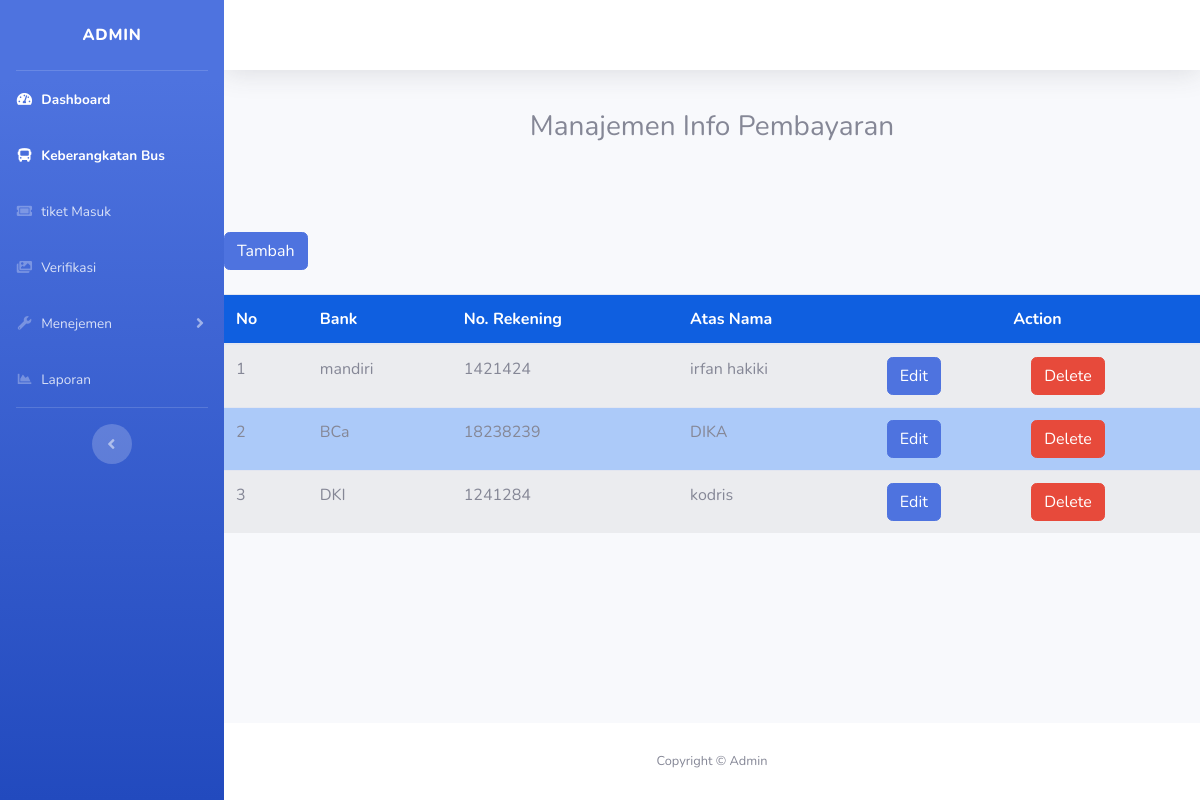
/admin/admin2.php?halaman=manajemen_pembayaran, run on the app's committed database.
### tables this page shows
CREATE TABLE `pembayaran` (
  `id` int(10) NOT NULL,
  `bank` varchar(10) NOT NULL,
  `nmr_rekening` varchar(30) NOT NULL,
  `atas_nama` varchar(50) NOT NULL
);

### admin/info_pembayaran.php (the view, shortened to what this page needs)
<div class="row">
	<div class="col-md-12">
		<h3><p><center>Manajemen Info Pembayaran</center></p></h3>
		<br><br><br>
		<button type="button" class="btn btn-primary" data-toggle="modal" data-target="#myModal"><span class="glyphicon glyphicon-plus"></span>Tambah</button>
		<br><br>
		<form class="form-horizontal" method="POST">
			<table class="table table-striped">
				<thead>
					<tr>
						<th>No</th>
						<th>Bank</th>
						<th>No. Rekening</th>
						<th>Atas Nama</th>
						<th colspan="2"><center>Action</center></th>
					</tr>
				</thead>
				<tbody>
					<?php
						include '../config/koneksi.php';
						$query = mysqli_query($conn, "SELECT * FROM pembayaran")or die(mysqli_error());
										if(mysqli_num_rows($query) == 0){
											echo '<tr><td colspan="5" align="center">Tidak ada data!</td></tr>';
										}
											else
										{
											$no = 1;
											while($data = mysqli_fetch_array($query)){
						 						echo '<tr>';
												echo '<td>'.$no.'</td>';
												echo '<td>'.$data['bank'].'</td>';
												echo '<td>'.$data['nmr_rekening'].'</td>';
												echo '<td>'.$data['atas_nama'].'</td>';
												echo '<td><a href=admin2.php?halaman=edit_pembayaran&&id='.$data['id'].'><span class="btn btn-primary">Edit</a></td>';
												echo '<td><a href=delete_info.php?id='.$data['id'].'><span class="btn btn-danger">Delete</span></a></td>';
												echo '</tr>';
												$no++;
											}
										}
								?>
				</tbody>
			</table>
		</form>
	</div>
</div>

### admin/info_pembayaran.php (style rules this page uses)
table { border-collapse: collapse; width: 100%; }
th, td { text-align: left; padding: 8px; }
tr:nth-child(even) { background-color: #accaf9 }
th { background-color: #0f5fe0; color: white; }

### data on the page
pembayaran: bank "mandiri", nmr_rekening "1421424", atas_nama "irfan hakiki"
pembayaran: bank "BCa", nmr_rekening "18238239", atas_nama "DIKA"
pembayaran: bank "DKI", nmr_rekening "1241284", atas_nama "kodris"
